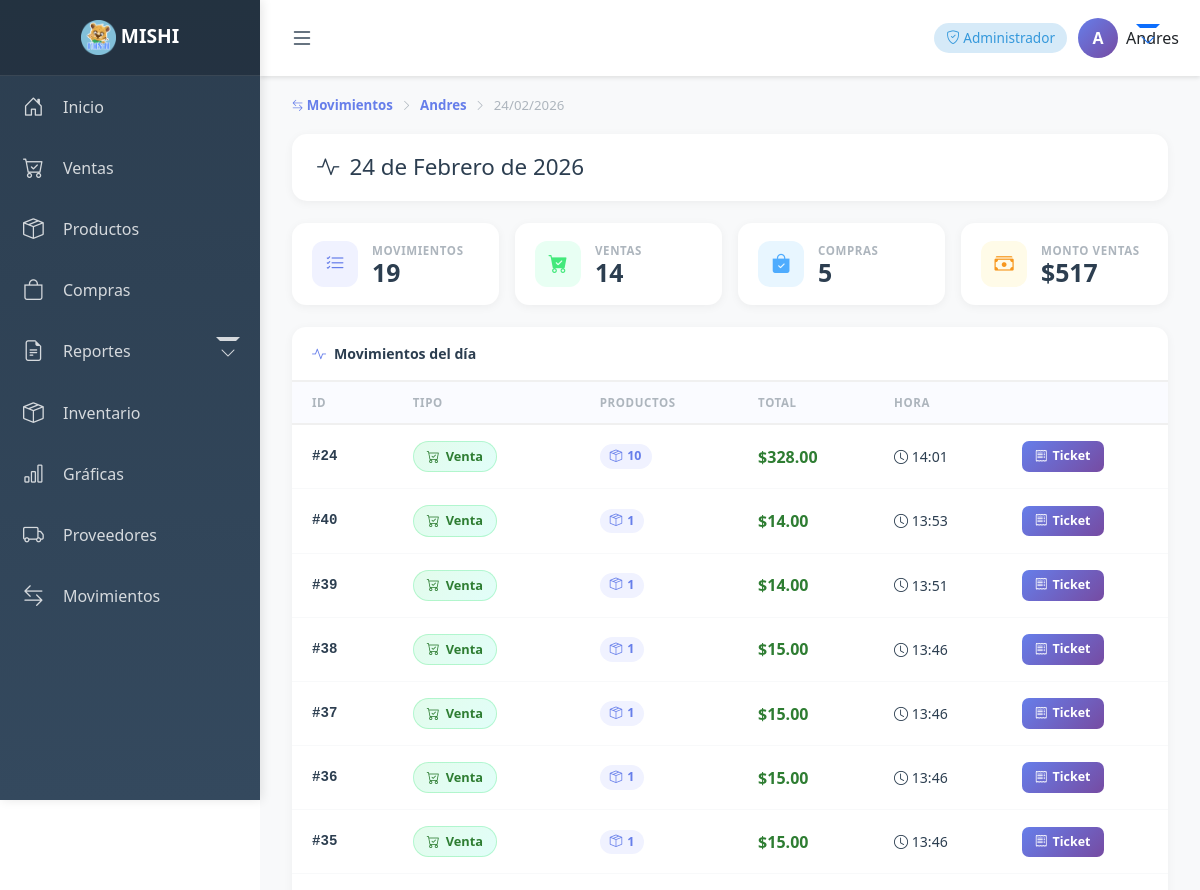
/movimientos/usuario/1/dia/2026-02-24/ (signed in, upper part), run on an earlier commit of the app's database.
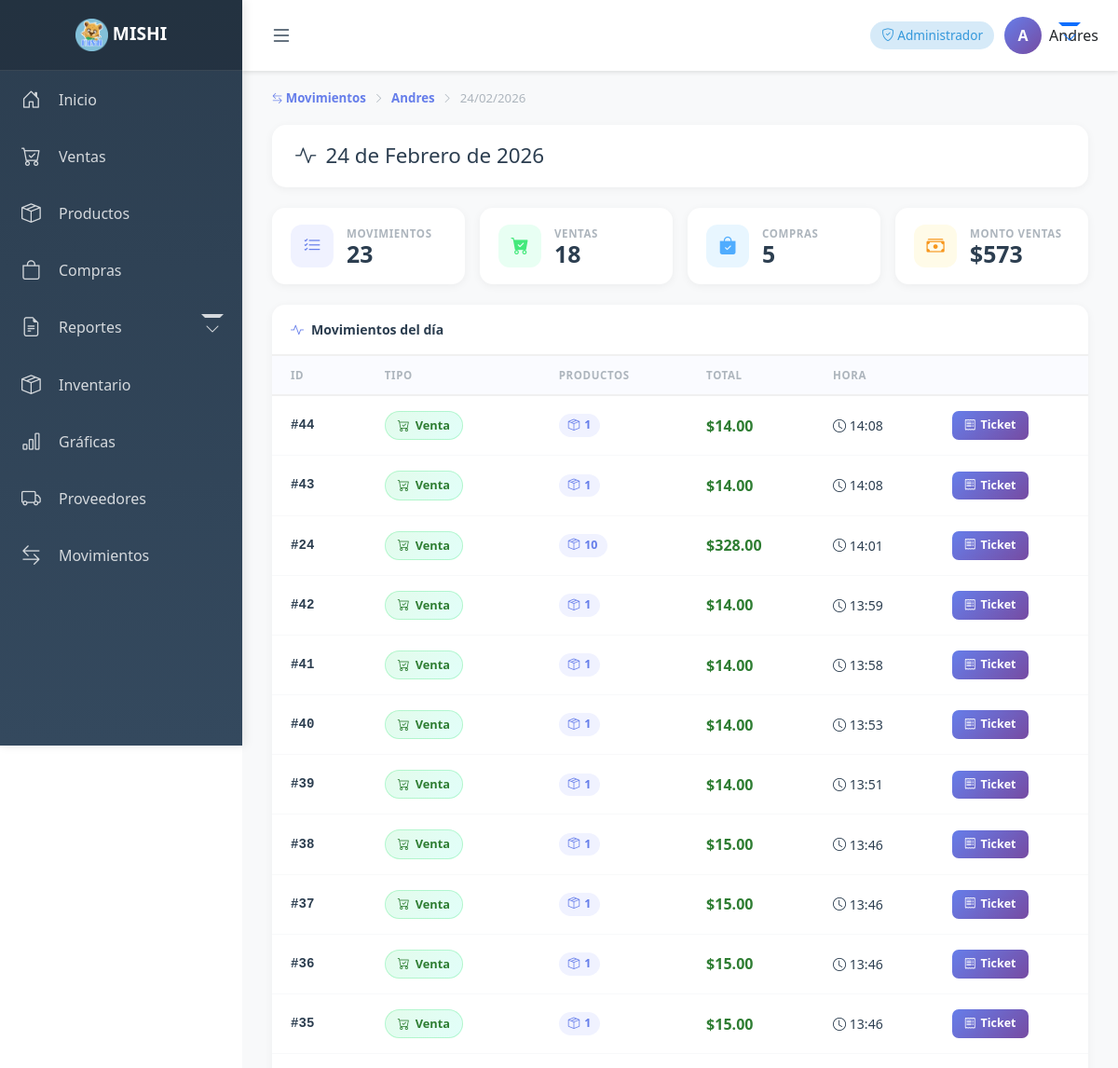
And on a later commit of the database.
### ventas/models.py (models this page shows, shortened)
class Venta(models.Model): # negocio,fecha,total,total_productos,usuario
    negocio = models.ForeignKey(Negocio, on_delete=models.CASCADE)
    fecha = models.DateTimeField(default=timezone.now)
    total = models.DecimalField(max_digits=10, decimal_places=2, default=0)
    total_productos = models.IntegerField(default=0)
    usuario = models.ForeignKey(UsuarioNegocio, on_delete=models.DO_NOTHING, default=None)

### movimientos/views.py (the view)
# urls.py: path('usuario/<int:usuario_id>/dia/<str:fecha>/', views.movimientos_dia, name='movimientos_dia'),
@login_required
def movimientos_dia(request, usuario_id, fecha):
    negocio = request.user.usuarionegocio_set.filter(activo=True).first().negocio
    usuario = get_object_or_404(UsuarioNegocio, id=usuario_id, negocio=negocio)
    fecha_dt = datetime.strptime(fecha, '%Y-%m-%d').date()
    ventas = Venta.objects.filter(
        usuario=usuario,
        fecha__date=fecha_dt
    ).order_by('-fecha')
    compras = Compra.objects.filter(
        usuario=usuario,
        fecha__date=fecha_dt
    ).order_by('-fecha')
    movimientos = []
    for v in ventas:
        movimientos.append({
            'id': v.id,
            'tipo': 'Venta',
            'tipo_clase': 'success',  # color Bootstrap
            'total': v.total,
            'total_productos': v.total_productos,
            'fecha': v.fecha,
            'objeto': v
        })
    for c in compras:
        movimientos.append({
            'id': c.id,
            'tipo': 'Compra',
            'tipo_clase': 'primary',
            'total': c.total,
            'total_productos': c.total_productos,
            'fecha': c.fecha,
            'objeto': c
        })
    movimientos.sort(key=lambda x: x['fecha'], reverse=True)
    return render(request, 'movimientos/movimientos_dia.html', {
        'usuario': usuario,
        'fecha': fecha_dt,
        'movimientos': movimientos,
        'num_ventas': ventas.count(),
        'num_compras': compras.count(),
        'total_ventas': sum(m['total'] for m in movimientos if m['tipo'] == 'Venta'),
    })

### usuarios/context_processors.py (called while the page is built)
def rol_usuario_context(request):
    rol = None
    if request.user.is_authenticated:
        negocio_id = request.session.get("negocio_id")
        if negocio_id:
            relacion = UsuarioNegocio.objects.filter(
                usuario=request.user,
                negocio_id=negocio_id
            ).first()
            if relacion:
                rol = relacion.rol
    return {
        'rol_usuario': rol
    }

### movimientos/templates/movimientos/movimientos_dia.html (shortened to what this page needs)
{% extends 'base.html' %}
{% block content %}
<div class="container-fluid">
    <div class="breadcrumb-custom">
        <a href="{% url 'movimientos_usuarios' %}"><i class="bi bi-arrow-left-right"></i> Movimientos</a>
        <i class="bi bi-chevron-right"></i>
        <a href="{% url 'movimientos_dias' usuario.id %}">{{ usuario.usuario.get_full_name|default:usuario.usuario.username }}</a>
        <i class="bi bi-chevron-right"></i>
        <span>{{ fecha|date:"d/m/Y" }}</span>
    </div>
    <div class="page-header">
        <h2><i class="bi bi-activity"></i> {{ fecha|date:"d \d\e F \d\e Y" }}</h2>
    </div>
    <div class="kpi-row">
        <div class="kpi-card">
            <div class="kpi-ico purple"><i class="bi bi-list-check"></i></div>
            <div class="kpi-info"><div class="kpi-label">Movimientos</div><div class="kpi-val">{{ movimientos|length }}</div></div>
        </div>
        <div class="kpi-card">
            <div class="kpi-ico green"><i class="bi bi-cart-check-fill"></i></div>
            <div class="kpi-info"><div class="kpi-label">Ventas</div><div class="kpi-val">{{ num_ventas }}</div></div>
        </div>
        <div class="kpi-card">
            <div class="kpi-ico blue"><i class="bi bi-bag-check-fill"></i></div>
            <div class="kpi-info"><div class="kpi-label">Compras</div><div class="kpi-val">{{ num_compras }}</div></div>
        </div>
        <div class="kpi-card">
            <div class="kpi-ico orange"><i class="bi bi-cash-stack"></i></div>
            <div class="kpi-info"><div class="kpi-label">Monto ventas</div><div class="kpi-val">${{ total_ventas|floatformat:0 }}</div></div>
        </div>
    </div>
    <div class="main-card">
        <div class="table-header"><i class="bi bi-activity"></i> Movimientos del día</div>
        {% if movimientos %}
        <table class="mov-table">
            <thead>
                <tr>
                    <th>ID</th>
                    <th>Tipo</th>
                    <th>Productos</th>
                    <th>Total</th>
                    <th class="hide-tablet">Hora</th>
                    <th></th>
                </tr>
            </thead>
            <tbody>
                {% for mov in movimientos %}
                <tr>
                    <td class="td-id id-cell">#{{ mov.id }}</td>
                    <td class="td-tipo">
                        <span class="tipo-badge {{ mov.tipo|lower }}">
                            {% if mov.tipo == 'Venta' %}<i class="bi bi-cart-check"></i>
                            {% else %}<i class="bi bi-bag-check"></i>{% endif %}
                            {{ mov.tipo }}
                        </span>
                    </td>
                    <td class="td-prods"><span class="prods-cell"><i class="bi bi-box-seam"></i> {{ mov.total_productos }}</span></td>
                    <td class="td-total"><span class="total-cell {{ mov.tipo|lower }}">${{ mov.total|floatformat:2 }}</span></td>
                    <td class="td-hora hide-tablet hora-cell"><i class="bi bi-clock"></i> {{ mov.fecha|date:"H:i" }}</td>
                    <td class="td-accion">
                        <button class="btn-detalle" onclick="verTicket(
                            '{{ mov.id }}',
                            '{{ mov.tipo }}',
                            '{{ mov.total|floatformat:2 }}',
                            '{{ mov.total_productos }}',
                            '{{ mov.fecha|date:"d/m/Y" }}',
                            '{{ mov.fecha|date:"H:i" }}'
                        )">
                            <i class="bi bi-receipt"></i> Ticket
                        </button>
                    </td>
                </tr>
                {% endfor %}
            </tbody>
        </table>
        {% else %}
        <div class="empty-state">
            <i class="bi bi-inbox"></i>
            <p style="margin:0; font-size:0.95rem;">No hay movimientos en este día.</p>
        </div>
        {% endif %}
    </div>
</div>
{% endblock %}

What changed in the data, as far as the page shows it:
added Venta: id "44", tipo "Venta", total_productos "1", total "14.00", fecha "14:08"
added Venta: id "43", tipo "Venta", total_productos "1", total "14.00", fecha "14:08"
added Venta: id "42", tipo "Venta", total_productos "1", total "14.00", fecha "13:59"
added Venta: id "41", tipo "Venta", total_productos "1", total "14.00", fecha "13:58"
Also different on the page:
{{ movimientos|length }}: "19" → "23"
{{ num_ventas }}: "14" → "18"
{{ total_ventas|floatformat:0 }}: "517" → "573"
